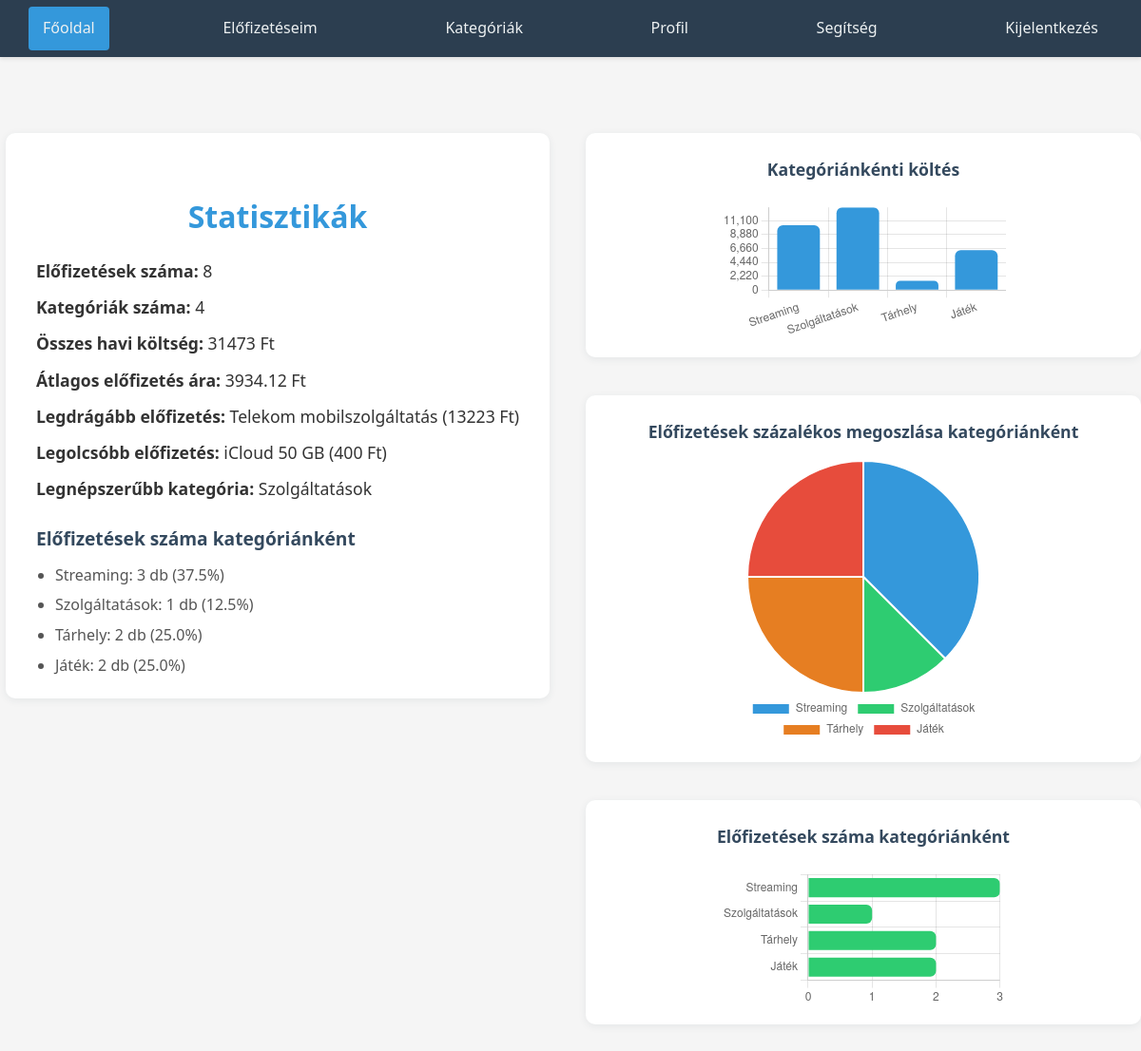
The app's page / (signed in) with its own data.
### app/models.py (models this page shows, shortened)
class Subscription(db.Model):
    id: so.Mapped[int] = so.mapped_column(primary_key=True)
    user_id: so.Mapped[int] = so.mapped_column(sa.ForeignKey(User.id), nullable=False)
    category_id: so.Mapped[Optional[int]] = so.mapped_column(sa.ForeignKey(Category.id), nullable=True)
    name: so.Mapped[str] = so.mapped_column(sa.String(50), index=True, nullable=False)
    price: so.Mapped[int] = so.mapped_column(nullable=False)

class Category(db.Model):
    id: so.Mapped[int] = so.mapped_column(primary_key=True)
    user_id: so.Mapped[int] = so.mapped_column(sa.ForeignKey(User.id), nullable=False)
    name: so.Mapped[str] = so.mapped_column(sa.String(50), index=True, nullable=False)

### app/routes.py (the view)
@bp.route('/')
@login_required
def main_page():
    if not current_user.is_authenticated:
        return render_template('index.html', title="Főoldal")
    subscriptions = db.session.scalars(sa.select(Subscription).where(Subscription.user_id == current_user.id)).all()
    categories = db.session.scalars(sa.select(Category).where(Category.user_id == current_user.id)).all()
    total_subscriptions = len(subscriptions)
    total_cost = sum(sub.price for sub in subscriptions)
    avg_price = round(total_cost / total_subscriptions, 2) if total_subscriptions else 0
    num_categories = len(categories)
    most_expensive = max(subscriptions, key=lambda s: s.price, default=None)
    least_expensive = min(subscriptions, key=lambda s: s.price, default=None)
    category_spending = {}
    category_names = {cat.id: cat.name for cat in categories}
    for sub in subscriptions:
        cat_name = category_names.get(sub.category_id, 'Nincs kategória')
        category_spending[cat_name] = category_spending.get(cat_name, 0) + sub.price
    subs_per_category = {}
    for sub in subscriptions:
        cat_name = category_names.get(sub.category_id, 'Nincs kategória')
        subs_per_category[cat_name] = subs_per_category.get(cat_name, 0) + 1
    percent_per_category = {k: round(v/total_subscriptions*100, 1) for k, v in subs_per_category.items()} if total_subscriptions else {}
    most_popular_category = max(category_spending, key=category_spending.get) if category_spending else 'Nincs'
    return render_template(
        'index.html',
        title="Főoldal",
        total_subscriptions=total_subscriptions,
        total_cost=total_cost,
        avg_price=avg_price,
        num_categories=num_categories,
        most_expensive=most_expensive,
        least_expensive=least_expensive,
        category_spending=category_spending,
        most_popular_category=most_popular_category,
        subs_per_category=subs_per_category,
        percent_per_category=percent_per_category
    )

### app/models.py (called while the page is built)
@login.user_loader
def load_user(user_id):
    return db.session.get(User, int(user_id))

### app/templates/index.html (shortened to what this page needs)
{% extends "base.html" %}
{% block content %}
  <div class="stats-grid">
    <div class="statistics">
      <h2>Statisztikák</h2>
      <p><strong>Előfizetések száma:</strong> {{ total_subscriptions }}</p>
      <p><strong>Kategóriák száma:</strong> {{ num_categories }}</p>
      <p><strong>Összes havi költség:</strong> {{ total_cost }} Ft</p>
      <p><strong>Átlagos előfizetés ára:</strong> {{ avg_price }} Ft</p>
      <p><strong>Legdrágább előfizetés:</strong> {{ most_expensive.name if most_expensive else '-' }} ({{ most_expensive.price if most_expensive else '-' }} Ft)</p>
      <p><strong>Legolcsóbb előfizetés:</strong> {{ least_expensive.name if least_expensive else '-' }} ({{ least_expensive.price if least_expensive else '-' }} Ft)</p>
      <p><strong>Legnépszerűbb kategória:</strong> {{ most_popular_category }}</p>
      <h3>Előfizetések száma kategóriánként</h3>
      <ul>
        {% for cat, count in subs_per_category.items() %}
          <li>{{ cat }}: {{ count }} db ({{ percent_per_category[cat] }}%)</li>
        {% endfor %}
      </ul>
    </div>
    <div>
      <div class="chart-container">
        <h3>Kategóriánkénti költés</h3>
        <canvas id="categoryChart"></canvas>
      </div>
      <div class="chart-container">
        <h3>Előfizetések százalékos megoszlása kategóriánként</h3>
        <canvas id="pieChart"></canvas>
      </div>
      <div class="chart-container">
        <h3>Előfizetések száma kategóriánként</h3>
        <canvas id="countChart"></canvas>
      </div>
    </div>
  </div>
  <script>
    // Kategóriánkénti költés oszlopdiagram
    const categoryLabels = JSON.parse('{{ category_spending.keys()|list|tojson|safe }}');
    const categoryData = JSON.parse('{{ category_spending.values()|list|tojson|safe }}');
    const ctx = document.getElementById('categoryChart').getContext('2d');
    new Chart(ctx, {
      type: 'bar',
      data: {
        labels: categoryLabels,
        datasets: [{
          label: 'Költés (Ft)',
          data: categoryData,
          backgroundColor: '#3498db',
          borderRadius: 6
        }]
      },
      options: {
        responsive: true,
        plugins: {
          legend: { display: false },
          title: { display: false }
        },
        scales: {
          y: {
            beginAtZero: true,
            ticks: { stepSize: 1 }
          }
        }
      }
    });
    // Kategóriánkénti előfizetések százalékos megoszlása kördiagram
    const pieLabels = JSON.parse('{{ percent_per_category.keys()|list|tojson|safe }}');
    const pieData = JSON.parse('{{ percent_per_category.values()|list|tojson|safe }}');
    const pieColors = ['#3498db', '#2ecc71', '#e67e22', '#e74c3c', '#9b59b6', '#f1c40f', '#1abc9c', '#34495e'];
    const pieCtx = document.getElementById('pieChart').getContext('2d');
    new Chart(pieCtx, {
      type: 'pie',
      data: {
        labels: pieLabels,
        datasets: [{
          data: pieData,
          backgroundColor: pieColors,
        }]
      },
      options: {
        responsive: true,
        plugins: {
          legend: { position: 'bottom' },
          title: { display: false }
        }
      }
    });
    // Előfizetések száma kategóriánként oszlopdiagram
    const countLabels = JSON.parse('{{ subs_per_category.keys()|list|tojson|safe }}');
    const countData = JSON.parse('{{ subs_per_category.values()|list|tojson|safe }}');
    const countCtx = document.getElementById('countChart').getContext('2d');
    new Chart(countCtx, {
      type: 'bar',
      data: {
        labels: countLabels,
        datasets: [{
          label: 'Előfizetések száma',
          data: countData,
          backgroundColor: '#2ecc71',
          borderRadius: 6
        }]
      },
      options: {
        indexAxis: 'y',
        responsive: true,
        plugins: {
          legend: { display: false },
          title: { display: false }
        },
        scales: {
          x: {
            beginAtZero: true,
            ticks: { stepSize: 1 }
          }
        }
      }
    });
  </script>
{% endblock %}

### app/templates/base.html (shortened to what this page needs)
<!DOCTYPE html>
<html lang="hu">
    <head>
        <link rel="stylesheet" href="/static/style.css">
    </head>
    <body>
        <div class="navbar">
            <nav>
                <a href="{{ url_for('main.main_page') }}" {% if request.endpoint == 'main.main_page' %}class="active"{% endif %}>Főoldal</a>
                <a href="{{ url_for('main.subscriptions_page') }}" {% if request.endpoint == 'main.subscriptions_page' %}class="active"{% endif %}>Előfizetéseim</a>
                <a href="{{ url_for('main.categories_page') }}" {% if request.endpoint == 'main.categories_page' %}class="active"{% endif %}>Kategóriák</a>
                <a href="{{ url_for('main.profile_page') }}" {% if request.endpoint == 'main.profile_page' %}class="active"{% endif %}>Profil</a>
                <a href="{{ url_for('main.help_page') }}" {% if request.endpoint == 'main.help_page' %}class="active"{% endif %}>Segítség</a>
                {% if current_user.is_anonymous %}
                    <a href="{{ url_for('main.login_page') }}" {% if request.endpoint == 'main.login_page' %}class="active"{% endif %}>Bejelentkezés</a>
                {% else %}
                    <a href="{{ url_for('main.logout_page') }}">Kijelentkezés</a>
                {% endif %}
            </nav>
        </div>
        {% block content %}{% endblock %}
    </body>
</html>

### app/static/style.css (style rules this page uses)
* { margin: 0; padding: 0; box-sizing: border-box; }
body { font-family: 'Segoe UI', Tahoma, Geneva, Verdana, sans-serif; line-height: 1.6; color: #333; background-color: #f5f5f5; }
.navbar { background-color: #2c3e50; box-shadow: 0 2px 4px rgba(0,0,0,0.1); }
nav { max-width: 1200px; margin: 0 auto; padding: 0 20px; display: flex; justify-content: space-between; align-items: center; height: 60px; }
nav a { color: #ecf0f1; text-decoration: none; padding: 10px 15px; border-radius: 4px; transition: background-color 0.3s ease; }
nav a.active { background-color: #3498db; }
h2 { color: #34495e; margin: 30px 0 20px; font-size: 1.8em; }
a { color: #3498db; text-decoration: none; margin: 0 10px; padding: 5px 10px; border-radius: 4px; transition: background-color 0.3s ease; }
.statistics { background: #fff; border-radius: 10px; box-shadow: 0 2px 8px rgba(44, 62, 80, 0.08); max-width: 600px; margin: 40px auto 30px auto; padding: 32px 32px 16px 32px; text-align: left; }
.statistics h2 { color: #3498db; margin-bottom: 18px; font-size: 2em; text-align: center; }
.statistics h3 { color: #34495e; margin: 24px 0 10px 0; font-size: 1.2em; text-align: left; }
.statistics p { font-size: 1.1em; margin: 10px 0; color: #333; }
.statistics ul { margin: 10px 0 0 0; padding-left: 20px; }
.statistics li { font-size: 1em; margin-bottom: 6px; color: #555; }
.chart-container { background: #fff; border-radius: 10px; box-shadow: 0 2px 8px rgba(44, 62, 80, 0.08); max-width: 600px; margin: 40px auto; padding: 24px 24px 8px 24px; }
.chart-container h3 { color: #34495e; margin-bottom: 16px; font-size: 1.1em; text-align: center; }
canvas { display: block; margin: 0 auto 10px auto; max-width: 100%; height: auto !important; }
.stats-grid { display: grid; grid-template-columns: 1fr 1fr; gap: 32px; max-width: 1280px; margin: 40px auto; align-items: start; }

### records on screen
Subscription: name "Telekom mobilszolgáltatás", price "13223"
Subscription: name "iCloud 50 GB", price "400"
Category: name "Szolgáltatások", count "1", name "12.5"
Category: name "Streaming", user "3", name "37.5"
Category: name "Tárhely", id "2", name "25.0"
Category: name "Játék", count "2", name "25.0"

### other values on screen
{{ total_subscriptions }} "8"
{{ num_categories }} "4"
{{ total_cost }} "31473"
{{ avg_price }} "3934.12"
chart data {{ category_spending.values()|list|tojson|safe }} [10370, 13223, 1490, 6390]
chart data {{ percent_per_category.values()|list|tojson|safe }} [37.5, 12.5, 25.0, 25.0]
